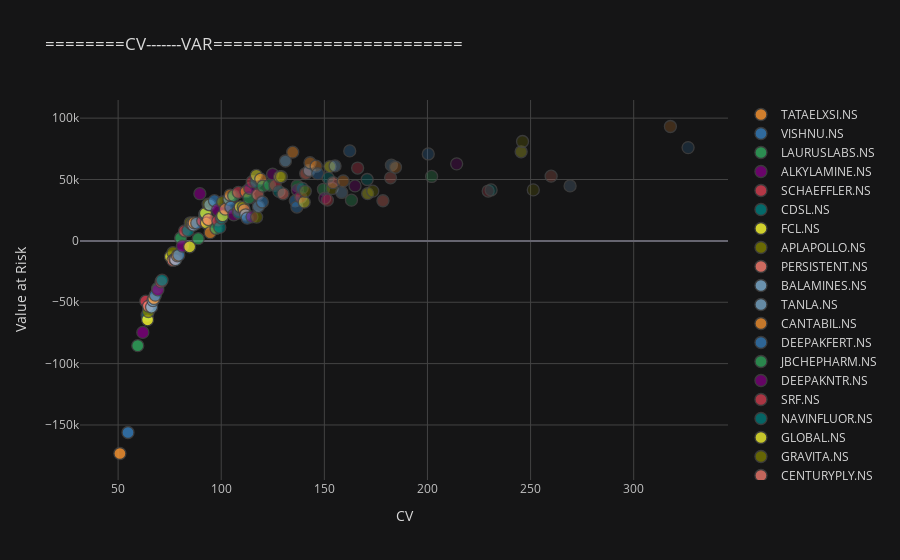

The notebook cell this image was saved under:
### Code cell
df1.iplot(kind="scatter",
              x="CV", y='Value at Risk',
              mode='markers',
              xTitle="CV", yTitle="Value at Risk",
              title="========CV-------VAR=========================", categories="Ticker",theme="solar")

### Figure 1 — Plotly figure (JSON) as saved in the notebook; plotly's stock layout.template omitted (floating-point values rounded to 4 significant figures)
{"data": [{"marker": {"color": "rgba(255, 153, 51, 1.0)", "line": {"width": 1.3}, "opacity": 0.8, "size": 12, "symbol": "circle"}, "mode": "markers", "name": "TATAELXSI.NS", "textfont": {"color": "#D9D9D9"}, "type": "scatter", "x": [50.87], "y": [-173200.0]}, {"marker": {"color": "rgba(55, 128, 191, 1.0)", "line": {"width": 1.3}, "opacity": 0.8, "size": 12, "symbol": "circle"}, "mode": "markers", "name": "VISHNU.NS", "textfont": {"color": "#D9D9D9"}, "type": "scatter", "x": [54.79], "y": [-156100.0]}, {"marker": {"color": "rgba(50, 171, 96, 1.0)", "line": {"width": 1.3}, "opacity": 0.8, "size": 12, "symbol": "circle"}, "mode": "markers", "name": "LAURUSLABS.NS", "textfont": {"color": "#D9D9D9"}, "type": "scatter", "x": [59.52], "y": [-85350.0]}, {"marker": {"color": "rgba(128, 0, 128, 1.0)", "line": {"width": 1.3}, "opacity": 0.8, "size": 12, "symbol": "circle"}, "mode": "markers", "name": "ALKYLAMINE.NS", "textfont": {"color": "#D9D9D9"}, "type": "scatter", "x": [61.97], "y": [-74580.0]}, {"marker": {"color": "rgba(219, 64, 82, 1.0)", "line": {"width": 1.3}, "opacity": 0.8, "size": 12, "symbol": "circle"}, "mode": "markers", "name": "SCHAEFFLER.NS", "textfont": {"color": "#D9D9D9"}, "type": "scatter", "x": [63.43], "y": [-49130.0]}, {"marker": {"color": "rgba(0, 128, 128, 1.0)", "line": {"width": 1.3}, "opacity": 0.8, "size": 12, "symbol": "circle"}, "mode": "markers", "name": "CDSL.NS", "textfont": {"color": "#D9D9D9"}, "type": "scatter", "x": [64.07], "y": [-60630.0]}, {"marker": {"color": "rgba(255, 255, 51, 1.0)", "line": {"width": 1.3}, "opacity": 0.8, "size": 12, "symbol": "circle"}, "mode": "markers", "name": "FCL.NS", "textfont": {"color": "#D9D9D9"}, "type": "scatter", "x": [64.29], "y": [-64310.0]}, {"marker": {"color": "rgba(128, 128, 0, 1.0)", "line": {"width": 1.3}, "opacity": 0.8, "size": 12, "symbol": "circle"}, "mode": "markers", "name": "APLAPOLLO.NS", "textfont": {"color": "#D9D9D9"}, "type": "scatter", "x": [64.66], "y": [-57610.0]}, {"marker": {"color": "rgba(251, 128, 114, 1.0)", "line": {"width": 1.3}, "opacity": 0.8, "size": 12, "symbol": "circle"}, "mode": "markers", "name": "PERSISTENT.NS", "textfont": {"color": "#D9D9D9"}, "type": "scatter", "x": [64.72], "y": [-53160.0]}, {"marker": {"color": "rgba(128, 177, 211, 1.0)", "line": {"width": 1.3}, "opacity": 0.8, "size": 12, "symbol": "circle"}, "mode": "markers", "name": "BALAMINES.NS", "textfont": {"color": "#D9D9D9"}, "type": "scatter", "x": [66.21], "y": [-53950.0]}, {"marker": {"color": "rgba(128, 177, 211, 0.9407407407407407)", "line": {"width": 1.3}, "opacity": 0.8, "size": 12, "symbol": "circle"}, "mode": "markers", "name": "TANLA.NS", "textfont": {"color": "#D9D9D9"}, "type": "scatter", "x": [66.92], "y": [-48590.0]}, {"marker": {"color": "rgba(255, 153, 51, 0.9407407407407407)", "line": {"width": 1.3}, "opacity": 0.8, "size": 12, "symbol": "circle"}, "mode": "markers", "name": "CANTABIL.NS", "textfont": {"color": "#D9D9D9"}, "type": "scatter", "x": [67.37], "y": [-46950.0]}, {"marker": {"color": "rgba(55, 128, 191, 0.9407407407407407)", "line": {"width": 1.3}, "opacity": 0.8, "size": 12, "symbol": "circle"}, "mode": "markers", "name": "DEEPAKFERT.NS", "textfont": {"color": "#D9D9D9"}, "type": "scatter", "x": [68.06], "y": [-44220.0]}, {"marker": {"color": "rgba(50, 171, 96, 0.9407407407407407)", "line": {"width": 1.3}, "opacity": 0.8, "size": 12, "symbol": "circle"}, "mode": "markers", "name": "JBCHEPHARM.NS", "textfont": {"color": "#D9D9D9"}, "type": "scatter", "x": [69.13], "y": [-38670.0]}, {"marker": {"color": "rgba(128, 0, 128, 0.9407407407407407)", "line": {"width": 1.3}, "opacity": 0.8, "size": 12, "symbol": "circle"}, "mode": "markers", "name": "DEEPAKNTR.NS", "textfont": {"color": "#D9D9D9"}, "type": "scatter", "x": [69.29], "y": [-39870.0]}, {"marker": {"color": "rgba(219, 64, 82, 0.9407407407407407)", "line": {"width": 1.3}, "opacity": 0.8, "size": 12, "symbol": "circle"}, "mode": "markers", "name": "SRF.NS", "textfont": {"color": "#D9D9D9"}, "type": "scatter", "x": [70.8], "y": [-33330.0]}, {"marker": {"color": "rgba(0, 128, 128, 0.9407407407407407)", "line": {"width": 1.3}, "opacity": 0.8, "size": 12, "symbol": "circle"}, "mode": "markers", "name": "NAVINFLUOR.NS", "textfont": {"color": "#D9D9D9"}, "type": "scatter", "x": [71.3], "y": [-32070.0]}, {"marker": {"color": "rgba(255, 255, 51, 0.9407407407407407)", "line": {"width": 1.3}, "opacity": 0.8, "size": 12, "symbol": "circle"}, "mode": "markers", "name": "GLOBAL.NS", "textfont": {"color": "#D9D9D9"}, "type": "scatter", "x": [75.41], "y": [-12840.0]}, {"marker": {"color": "rgba(128, 128, 0, 0.9407407407407407)", "line": {"width": 1.3}, "opacity": 0.8, "size": 12, "symbol": "circle"}, "mode": "markers", "name": "GRAVITA.NS", "textfont": {"color": "#D9D9D9"}, "type": "scatter", "x": [76.59], "y": [-9545.0]}, {"marker": {"color": "rgba(251, 128, 114, 0.9407407407407407)", "line": {"width": 1.3}, "opacity": 0.8, "size": 12, "symbol": "circle"}, "mode": "markers", "name": "CENTURYPLY.NS", "textfont": {"color": "#D9D9D9"}, "type": "scatter", "x": [76.6], "y": [-15950.0]}, {"marker": {"color": "rgba(251, 128, 114, 0.8814814814814813)", "line": {"width": 1.3}, "opacity": 0.8, "size": 12, "symbol": "circle"}, "mode": "markers", "name": "TIMKEN.NS", "textfont": {"color": "#D9D9D9"}, "type": "scatter", "x": [77.52], "y": [-15000.0]}, {"marker": {"color": "rgba(128, 177, 211, 0.8814814814814813)", "line": {"width": 1.3}, "opacity": 0.8, "size": 12, "symbol": "circle"}, "mode": "markers", "name": "GRINDWELL.NS", "textfont": {"color": "#D9D9D9"}, "type": "scatter", "x": [77.87], "y": [-15310.0]}, {"marker": {"color": "rgba(255, 153, 51, 0.8814814814814813)", "line": {"width": 1.3}, "opacity": 0.8, "size": 12, "symbol": "circle"}, "mode": "markers", "name": "MINDTREE.NS", "textfont": {"color": "#D9D9D9"}, "type": "scatter", "x": [78.75], "y": [-12160.0]}, {"marker": {"color": "rgba(55, 128, 191, 0.8814814814814813)", "line": {"width": 1.3}, "opacity": 0.8, "size": 12, "symbol": "circle"}, "mode": "markers", "name": "BLUEDART.NS", "textfont": {"color": "#D9D9D9"}, "type": "scatter", "x": [79.41], "y": [-11550.0]}, {"marker": {"color": "rgba(50, 171, 96, 0.8814814814814813)", "line": {"width": 1.3}, "opacity": 0.8, "size": 12, "symbol": "circle"}, "mode": "markers", "name": "VINYLINDIA.NS", "textfont": {"color": "#D9D9D9"}, "type": "scatter", "x": [80.31], "y": [2367.0]}, {"marker": {"color": "rgba(128, 0, 128, 0.8814814814814813)", "line": {"width": 1.3}, "opacity": 0.8, "size": 12, "symbol": "circle"}, "mode": "markers", "name": "KPRMILL.NS", "textfont": {"color": "#D9D9D9"}, "type": "scatter", "x": [81.19], "y": [-4262.0]}, {"marker": {"color": "rgba(219, 64, 82, 0.8814814814814813)", "line": {"width": 1.3}, "opacity": 0.8, "size": 12, "symbol": "circle"}, "mode": "markers", "name": "PITTIENG.NS", "textfont": {"color": "#D9D9D9"}, "type": "scatter", "x": [82.21], "y": [8041.0]}, {"marker": {"color": "rgba(0, 128, 128, 0.8814814814814813)", "line": {"width": 1.3}, "opacity": 0.8, "size": 12, "symbol": "circle"}, "mode": "markers", "name": "TRIDENT.NS", "textfont": {"color": "#D9D9D9"}, "type": "scatter", "x": [83.9], "y": [8437.0]}, {"marker": {"color": "rgba(255, 255, 51, 0.8814814814814813)", "line": {"width": 1.3}, "opacity": 0.8, "size": 12, "symbol": "circle"}, "mode": "markers", "name": "SOLARINDS.NS", "textfont": {"color": "#D9D9D9"}, "type": "scatter", "x": [84.68], "y": [-4837.0]}, {"marker": {"color": "rgba(128, 128, 0, 0.8814814814814813)", "line": {"width": 1.3}, "opacity": 0.8, "size": 12, "symbol": "circle"}, "mode": "markers", "name": "SRHHYPOLTD.NS", "textfont": {"color": "#D9D9D9"}, "type": "scatter", "x": [84.97], "y": [14710.0]}, {"marker": {"color": "rgba(128, 128, 0, 0.8222222222222222)", "line": {"width": 1.3}, "opacity": 0.8, "size": 12, "symbol": "circle"}, "mode": "markers", "name": "GLOBUSSPR.NS", "textfont": {"color": "#D9D9D9"}, "type": "scatter", "x": [85.75], "y": [14120.0]}, {"marker": {"color": "rgba(251, 128, 114, 0.8222222222222222)", "line": {"width": 1.3}, "opacity": 0.8, "size": 12, "symbol": "circle"}, "mode": "markers", "name": "MANINFRA.NS", "textfont": {"color": "#D9D9D9"}, "type": "scatter", "x": [86.0], "y": [13510.0]}, {"marker": {"color": "rgba(128, 177, 211, 0.8222222222222222)", "line": {"width": 1.3}, "opacity": 0.8, "size": 12, "symbol": "circle"}, "mode": "markers", "name": "VIDHIING.NS", "textfont": {"color": "#D9D9D9"}, "type": "scatter", "x": [86.54], "y": [12830.0]}, {"marker": {"color": "rgba(255, 153, 51, 0.8222222222222222)", "line": {"width": 1.3}, "opacity": 0.8, "size": 12, "symbol": "circle"}, "mode": "markers", "name": "GOLDIAM.NS", "textfont": {"color": "#D9D9D9"}, "type": "scatter", "x": [86.84], "y": [14730.0]}, {"marker": {"color": "rgba(55, 128, 191, 0.8222222222222222)", "line": {"width": 1.3}, "opacity": 0.8, "size": 12, "symbol": "circle"}, "mode": "markers", "name": "GULPOLY.NS", "textfont": {"color": "#D9D9D9"}, "type": "scatter", "x": [88.12], "y": [14520.0]}, {"marker": {"color": "rgba(50, 171, 96, 0.8222222222222222)", "line": {"width": 1.3}, "opacity": 0.8, "size": 12, "symbol": "circle"}, "mode": "markers", "name": "RATNAMANI.NS", "textfont": {"color": "#D9D9D9"}, "type": "scatter", "x": [88.84], "y": [1798.0]}, {"marker": {"color": "rgba(128, 0, 128, 0.8222222222222222)", "line": {"width": 1.3}, "opacity": 0.8, "size": 12, "symbol": "circle"}, "mode": "markers", "name": "DSSL.NS", "textfont": {"color": "#D9D9D9"}, "type": "scatter", "x": [89.64], "y": [38420.0]}, {"marker": {"color": "rgba(219, 64, 82, 0.8222222222222222)", "line": {"width": 1.3}, "opacity": 0.8, "size": 12, "symbol": "circle"}, "mode": "markers", "name": "ASTEC.NS", "textfont": {"color": "#D9D9D9"}, "type": "scatter", "x": [91.03], "y": [16130.0]}, {"marker": {"color": "rgba(0, 128, 128, 0.8222222222222222)", "line": {"width": 1.3}, "opacity": 0.8, "size": 12, "symbol": "circle"}, "mode": "markers", "name": "RSYSTEMS.NS", "textfont": {"color": "#D9D9D9"}, "type": "scatter", "x": [91.95], "y": [21470.0]}, {"marker": {"color": "rgba(255, 255, 51, 0.8222222222222222)", "line": {"width": 1.3}, "opacity": 0.8, "size": 12, "symbol": "circle"}, "mode": "markers", "name": "MASTEK.NS", "textfont": {"color": "#D9D9D9"}, "type": "scatter", "x": [92.36], "y": [22530.0]}, {"marker": {"color": "rgba(255, 255, 51, 0.7629629629629628)", "line": {"width": 1.3}, "opacity": 0.8, "size": 12, "symbol": "circle"}, "mode": "markers", "name": "POLYMED.NS", "textfont": {"color": "#D9D9D9"}, "type": "scatter", "x": [92.82], "y": [14580.0]}, {"marker": {"color": "rgba(128, 128, 0, 0.7629629629629628)", "line": {"width": 1.3}, "opacity": 0.8, "size": 12, "symbol": "circle"}, "mode": "markers", "name": "MIRZAINT.NS", "textfont": {"color": "#D9D9D9"}, "type": "scatter", "x": [93.63], "y": [29920.0]}, {"marker": {"color": "rgba(251, 128, 114, 0.7629629629629628)", "line": {"width": 1.3}, "opacity": 0.8, "size": 12, "symbol": "circle"}, "mode": "markers", "name": "ECLERX.NS", "textfont": {"color": "#D9D9D9"}, "type": "scatter", "x": [93.79], "y": [17340.0]}, {"marker": {"color": "rgba(128, 177, 211, 0.7629629629629628)", "line": {"width": 1.3}, "opacity": 0.8, "size": 12, "symbol": "circle"}, "mode": "markers", "name": "KOPRAN.NS", "textfont": {"color": "#D9D9D9"}, "type": "scatter", "x": [94.44], "y": [29420.0]}, {"marker": {"color": "rgba(255, 153, 51, 0.7629629629629628)", "line": {"width": 1.3}, "opacity": 0.8, "size": 12, "symbol": "circle"}, "mode": "markers", "name": "COROMANDEL.NS", "textfont": {"color": "#D9D9D9"}, "type": "scatter", "x": [94.64], "y": [6710.0]}, {"marker": {"color": "rgba(55, 128, 191, 0.7629629629629628)", "line": {"width": 1.3}, "opacity": 0.8, "size": 12, "symbol": "circle"}, "mode": "markers", "name": "JUBLINDS.NS", "textfont": {"color": "#D9D9D9"}, "type": "scatter", "x": [96.7], "y": [32750.0]}, {"marker": {"color": "rgba(50, 171, 96, 0.7629629629629628)", "line": {"width": 1.3}, "opacity": 0.8, "size": 12, "symbol": "circle"}, "mode": "markers", "name": "PAGEIND.NS", "textfont": {"color": "#D9D9D9"}, "type": "scatter", "x": [97.48], "y": [10130.0]}, {"marker": {"color": "rgba(128, 0, 128, 0.7629629629629628)", "line": {"width": 1.3}, "opacity": 0.8, "size": 12, "symbol": "circle"}, "mode": "markers", "name": "ELGIEQUIP.NS", "textfont": {"color": "#D9D9D9"}, "type": "scatter", "x": [98.2], "y": [25260.0]}, {"marker": {"color": "rgba(219, 64, 82, 0.7629629629629628)", "line": {"width": 1.3}, "opacity": 0.8, "size": 12, "symbol": "circle"}, "mode": "markers", "name": "KSB.NS", "textfont": {"color": "#D9D9D9"}, "type": "scatter", "x": [98.41], "y": [16140.0]}, {"marker": {"color": "rgba(0, 128, 128, 0.7629629629629628)", "line": {"width": 1.3}, "opacity": 0.8, "size": 12, "symbol": "circle"}, "mode": "markers", "name": "SFL.NS", "textfont": {"color": "#D9D9D9"}, "type": "scatter", "x": [99.29], "y": [10980.0]}, {"marker": {"color": "rgba(0, 128, 128, 0.7037037037037035)", "line": {"width": 1.3}, "opacity": 0.8, "size": 12, "symbol": "circle"}, "mode": "markers", "name": "MOLDTKPAC.NS", "textfont": {"color": "#D9D9D9"}, "type": "scatter", "x": [100.2], "y": [18640.0]}, {"marker": {"color": "rgba(255, 255, 51, 0.7037037037037035)", "line": {"width": 1.3}, "opacity": 0.8, "size": 12, "symbol": "circle"}, "mode": "markers", "name": "RADICO.NS", "textfont": {"color": "#D9D9D9"}, "type": "scatter", "x": [100.7], "y": [20580.0]}, {"marker": {"color": "rgba(128, 128, 0, 0.7037037037037035)", "line": {"width": 1.3}, "opacity": 0.8, "size": 12, "symbol": "circle"}, "mode": "markers", "name": "AVTNPL.NS", "textfont": {"color": "#D9D9D9"}, "type": "scatter", "x": [100.7], "y": [31680.0]}, {"marker": {"color": "rgba(251, 128, 114, 0.7037037037037035)", "line": {"width": 1.3}, "opacity": 0.8, "size": 12, "symbol": "circle"}, "mode": "markers", "name": "AARTIDRUGS.NS", "textfont": {"color": "#D9D9D9"}, "type": "scatter", "x": [102.0], "y": [25830.0]}, {"marker": {"color": "rgba(128, 177, 211, 0.7037037037037035)", "line": {"width": 1.3}, "opacity": 0.8, "size": 12, "symbol": "circle"}, "mode": "markers", "name": "NELCO.NS", "textfont": {"color": "#D9D9D9"}, "type": "scatter", "x": [103.7], "y": [33840.0]}, {"marker": {"color": "rgba(255, 153, 51, 0.7037037037037035)", "line": {"width": 1.3}, "opacity": 0.8, "size": 12, "symbol": "circle"}, "mode": "markers", "name": "TRIVENI.NS", "textfont": {"color": "#D9D9D9"}, "type": "scatter", "x": [104.3], "y": [37330.0]}, {"marker": {"color": "rgba(55, 128, 191, 0.7037037037037035)", "line": {"width": 1.3}, "opacity": 0.8, "size": 12, "symbol": "circle"}, "mode": "markers", "name": "ESABINDIA.NS", "textfont": {"color": "#D9D9D9"}, "type": "scatter", "x": [104.7], "y": [27460.0]}, {"marker": {"color": "rgba(50, 171, 96, 0.7037037037037035)", "line": {"width": 1.3}, "opacity": 0.8, "size": 12, "symbol": "circle"}, "mode": "markers", "name": "EXPLEOSOL.NS", "textfont": {"color": "#D9D9D9"}, "type": "scatter", "x": [106.0], "y": [36790.0]}, {"marker": {"color": "rgba(128, 0, 128, 0.7037037037037035)", "line": {"width": 1.3}, "opacity": 0.8, "size": 12, "symbol": "circle"}, "mode": "markers", "name": "NH.NS", "textfont": {"color": "#D9D9D9"}, "type": "scatter", "x": [106.1], "y": [21260.0]}, {"marker": {"color": "rgba(219, 64, 82, 0.7037037037037035)", "line": {"width": 1.3}, "opacity": 0.8, "size": 12, "symbol": "circle"}, "mode": "markers", "name": "ACE.NS", "textfont": {"color": "#D9D9D9"}, "type": "scatter", "x": [108.3], "y": [39530.0]}, {"marker": {"color": "rgba(219, 64, 82, 0.6444444444444442)", "line": {"width": 1.3}, "opacity": 0.8, "size": 12, "symbol": "circle"}, "mode": "markers", "name": "APOLLOHOSP.NS", "textfont": {"color": "#D9D9D9"}, "type": "scatter", "x": [108.3], "y": [24700.0]}, {"marker": {"color": "rgba(0, 128, 128, 0.6444444444444442)", "line": {"width": 1.3}, "opacity": 0.8, "size": 12, "symbol": "circle"}, "mode": "markers", "name": "BALKRISIND.NS", "textfont": {"color": "#D9D9D9"}, "type": "scatter", "x": [108.5], "y": [22810.0]}, {"marker": {"color": "rgba(255, 255, 51, 0.6444444444444442)", "line": {"width": 1.3}, "opacity": 0.8, "size": 12, "symbol": "circle"}, "mode": "markers", "name": "BASF.NS", "textfont": {"color": "#D9D9D9"}, "type": "scatter", "x": [109.2], "y": [27780.0]}, {"marker": {"color": "rgba(128, 128, 0, 0.6444444444444442)", "line": {"width": 1.3}, "opacity": 0.8, "size": 12, "symbol": "circle"}, "mode": "markers", "name": "BEL.NS", "textfont": {"color": "#D9D9D9"}, "type": "scatter", "x": [110.7], "y": [27330.0]}, {"marker": {"color": "rgba(251, 128, 114, 0.6444444444444442)", "line": {"width": 1.3}, "opacity": 0.8, "size": 12, "symbol": "circle"}, "mode": "markers", "name": "GUJGASLTD.NS", "textfont": {"color": "#D9D9D9"}, "type": "scatter", "x": [111.1], "y": [25340.0]}, {"marker": {"color": "rgba(128, 177, 211, 0.6444444444444442)", "line": {"width": 1.3}, "opacity": 0.8, "size": 12, "symbol": "circle"}, "mode": "markers", "name": "TITAN.NS", "textfont": {"color": "#D9D9D9"}, "type": "scatter", "x": [111.8], "y": [21250.0]}, {"marker": {"color": "rgba(255, 153, 51, 0.6444444444444442)", "line": {"width": 1.3}, "opacity": 0.8, "size": 12, "symbol": "circle"}, "mode": "markers", "name": "PRAJIND.NS", "textfont": {"color": "#D9D9D9"}, "type": "scatter", "x": [112.0], "y": [40060.0]}, {"marker": {"color": "rgba(55, 128, 191, 0.6444444444444442)", "line": {"width": 1.3}, "opacity": 0.8, "size": 12, "symbol": "circle"}, "mode": "markers", "name": "ASIANPAINT.NS", "textfont": {"color": "#D9D9D9"}, "type": "scatter", "x": [112.6], "y": [18520.0]}, {"marker": {"color": "rgba(50, 171, 96, 0.6444444444444442)", "line": {"width": 1.3}, "opacity": 0.8, "size": 12, "symbol": "circle"}, "mode": "markers", "name": "GRANULES.NS", "textfont": {"color": "#D9D9D9"}, "type": "scatter", "x": [113.4], "y": [34970.0]}, {"marker": {"color": "rgba(128, 0, 128, 0.6444444444444442)", "line": {"width": 1.3}, "opacity": 0.8, "size": 12, "symbol": "circle"}, "mode": "markers", "name": "FIEMIND.NS", "textfont": {"color": "#D9D9D9"}, "type": "scatter", "x": [113.9], "y": [42670.0]}, {"marker": {"color": "rgba(128, 0, 128, 0.585185185185185)", "line": {"width": 1.3}, "opacity": 0.8, "size": 12, "symbol": "circle"}, "mode": "markers", "name": "DIVISLAB.NS", "textfont": {"color": "#D9D9D9"}, "type": "scatter", "x": [114.9], "y": [19590.0]}, {"marker": {"color": "rgba(219, 64, 82, 0.585185185185185)", "line": {"width": 1.3}, "opacity": 0.8, "size": 12, "symbol": "circle"}, "mode": "markers", "name": "POKARNA.NS", "textfont": {"color": "#D9D9D9"}, "type": "scatter", "x": [115.0], "y": [48210.0]}, {"marker": {"color": "rgba(0, 128, 128, 0.585185185185185)", "line": {"width": 1.3}, "opacity": 0.8, "size": 12, "symbol": "circle"}, "mode": "markers", "name": "TALBROAUTO.NS", "textfont": {"color": "#D9D9D9"}, "type": "scatter", "x": [116.9], "y": [47760.0]}, {"marker": {"color": "rgba(255, 255, 51, 0.585185185185185)", "line": {"width": 1.3}, "opacity": 0.8, "size": 12, "symbol": "circle"}, "mode": "markers", "name": "KOTHARIPET.NS", "textfont": {"color": "#D9D9D9"}, "type": "scatter", "x": [117.0], "y": [53370.0]}, {"marker": {"color": "rgba(128, 128, 0, 0.585185185185185)", "line": {"width": 1.3}, "opacity": 0.8, "size": 12, "symbol": "circle"}, "mode": "markers", "name": "PIDILITIND.NS", "textfont": {"color": "#D9D9D9"}, "type": "scatter", "x": [117.2], "y": [19360.0]}, {"marker": {"color": "rgba(251, 128, 114, 0.585185185185185)", "line": {"width": 1.3}, "opacity": 0.8, "size": 12, "symbol": "circle"}, "mode": "markers", "name": "KEI.NS", "textfont": {"color": "#D9D9D9"}, "type": "scatter", "x": [117.7], "y": [37690.0]}, {"marker": {"color": "rgba(128, 177, 211, 0.585185185185185)", "line": {"width": 1.3}, "opacity": 0.8, "size": 12, "symbol": "circle"}, "mode": "markers", "name": "CRISIL.NS", "textfont": {"color": "#D9D9D9"}, "type": "scatter", "x": [118.0], "y": [28030.0]}, {"marker": {"color": "rgba(255, 153, 51, 0.585185185185185)", "line": {"width": 1.3}, "opacity": 0.8, "size": 12, "symbol": "circle"}, "mode": "markers", "name": "SAKSOFT.NS", "textfont": {"color": "#D9D9D9"}, "type": "scatter", "x": [119.1], "y": [50320.0]}, {"marker": {"color": "rgba(55, 128, 191, 0.585185185185185)", "line": {"width": 1.3}, "opacity": 0.8, "size": 12, "symbol": "circle"}, "mode": "markers", "name": "LTI.NS", "textfont": {"color": "#D9D9D9"}, "type": "scatter", "x": [120.0], "y": [31690.0]}, {"marker": {"color": "rgba(50, 171, 96, 0.585185185185185)", "line": {"width": 1.3}, "opacity": 0.8, "size": 12, "symbol": "circle"}, "mode": "markers", "name": "SHANTIGEAR.NS", "textfont": {"color": "#D9D9D9"}, "type": "scatter", "x": [120.2], "y": [44620.0]}, {"marker": {"color": "rgba(50, 171, 96, 0.5259259259259257)", "line": {"width": 1.3}, "opacity": 0.8, "size": 12, "symbol": "circle"}, "mode": "markers", "name": "HIL.NS", "textfont": {"color": "#D9D9D9"}, "type": "scatter", "x": [123.4], "y": [45410.0]}, {"marker": {"color": "rgba(128, 0, 128, 0.5259259259259257)", "line": {"width": 1.3}, "opacity": 0.8, "size": 12, "symbol": "circle"}, "mode": "markers", "name": "VIMTALABS.NS", "textfont": {"color": "#D9D9D9"}, "type": "scatter", "x": [124.9], "y": [54260.0]}, {"marker": {"color": "rgba(219, 64, 82, 0.5259259259259257)", "line": {"width": 1.3}, "opacity": 0.8, "size": 12, "symbol": "circle"}, "mode": "markers", "name": "ADORWELD.NS", "textfont": {"color": "#D9D9D9"}, "type": "scatter", "x": [126.1], "y": [45290.0]}, {"marker": {"color": "rgba(0, 128, 128, 0.5259259259259257)", "line": {"width": 1.3}, "opacity": 0.8, "size": 12, "symbol": "circle"}, "mode": "markers", "name": "ADFFOODS.NS", "textfont": {"color": "#D9D9D9"}, "type": "scatter", "x": [128.0], "y": [40310.0]}, {"marker": {"color": "rgba(255, 255, 51, 0.5259259259259257)", "line": {"width": 1.3}, "opacity": 0.8, "size": 12, "symbol": "circle"}, "mode": "markers", "name": "GUFICBIO.NS", "textfont": {"color": "#D9D9D9"}, "type": "scatter", "x": [128.3], "y": [52160.0]}, {"marker": {"color": "rgba(128, 128, 0, 0.5259259259259257)", "line": {"width": 1.3}, "opacity": 0.8, "size": 12, "symbol": "circle"}, "mode": "markers", "name": "HITECH.NS", "textfont": {"color": "#D9D9D9"}, "type": "scatter", "x": [129.2], "y": [52250.0]}, {"marker": {"color": "rgba(251, 128, 114, 0.5259259259259257)", "line": {"width": 1.3}, "opacity": 0.8, "size": 12, "symbol": "circle"}, "mode": "markers", "name": "JUBLFOOD.NS", "textfont": {"color": "#D9D9D9"}, "type": "scatter", "x": [130.0], "y": [38350.0]}, {"marker": {"color": "rgba(128, 177, 211, 0.5259259259259257)", "line": {"width": 1.3}, "opacity": 0.8, "size": 12, "symbol": "circle"}, "mode": "markers", "name": "MAANALU.NS", "textfont": {"color": "#D9D9D9"}, "type": "scatter", "x": [131.1], "y": [65070.0]}, {"marker": {"color": "rgba(255, 153, 51, 0.5259259259259257)", "line": {"width": 1.3}, "opacity": 0.8, "size": 12, "symbol": "circle"}, "mode": "markers", "name": "PREMIERPOL.NS", "textfont": {"color": "#D9D9D9"}, "type": "scatter", "x": [134.7], "y": [72270.0]}, {"marker": {"color": "rgba(55, 128, 191, 0.5259259259259257)", "line": {"width": 1.3}, "opacity": 0.8, "size": 12, "symbol": "circle"}, "mode": "markers", "name": "HAVELLS.NS", "textfont": {"color": "#D9D9D9"}, "type": "scatter", "x": [135.9], "y": [32590.0]}, {"marker": {"color": "rgba(55, 128, 191, 0.4666666666666664)", "line": {"width": 1.3}, "opacity": 0.8, "size": 12, "symbol": "circle"}, "mode": "markers", "name": "ABBOTINDIA.NS", "textfont": {"color": "#D9D9D9"}, "type": "scatter", "x": [136.7], "y": [27570.0]}, {"marker": {"color": "rgba(50, 171, 96, 0.4666666666666664)", "line": {"width": 1.3}, "opacity": 0.8, "size": 12, "symbol": "circle"}, "mode": "markers", "name": "BHARATRAS.NS", "textfont": {"color": "#D9D9D9"}, "type": "scatter", "x": [136.9], "y": [44860.0]}, {"marker": {"color": "rgba(128, 0, 128, 0.4666666666666664)", "line": {"width": 1.3}, "opacity": 0.8, "size": 12, "symbol": "circle"}, "mode": "markers", "name": "SONATSOFTW.NS", "textfont": {"color": "#D9D9D9"}, "type": "scatter", "x": [136.9], "y": [41410.0]}, {"marker": {"color": "rgba(219, 64, 82, 0.4666666666666664)", "line": {"width": 1.3}, "opacity": 0.8, "size": 12, "symbol": "circle"}, "mode": "markers", "name": "AARTIIND.NS", "textfont": {"color": "#D9D9D9"}, "type": "scatter", "x": [138.5], "y": [35520.0]}, {"marker": {"color": "rgba(0, 128, 128, 0.4666666666666664)", "line": {"width": 1.3}, "opacity": 0.8, "size": 12, "symbol": "circle"}, "mode": "markers", "name": "AMRUTANJAN.NS", "textfont": {"color": "#D9D9D9"}, "type": "scatter", "x": [139.2], "y": [42850.0]}, {"marker": {"color": "rgba(255, 255, 51, 0.4666666666666664)", "line": {"width": 1.3}, "opacity": 0.8, "size": 12, "symbol": "circle"}, "mode": "markers", "name": "AJANTPHARM.NS", "textfont": {"color": "#D9D9D9"}, "type": "scatter", "x": [140.2], "y": [31570.0]}, {"marker": {"color": "rgba(128, 128, 0, 0.4666666666666664)", "line": {"width": 1.3}, "opacity": 0.8, "size": 12, "symbol": "circle"}, "mode": "markers", "name": "KNRCON.NS", "textfont": {"color": "#D9D9D9"}, "type": "scatter", "x": [140.8], "y": [40380.0]}, {"marker": {"color": "rgba(251, 128, 114, 0.4666666666666664)", "line": {"width": 1.3}, "opacity": 0.8, "size": 12, "symbol": "circle"}, "mode": "markers", "name": "GNA.NS", "textfont": {"color": "#D9D9D9"}, "type": "scatter", "x": [140.9], "y": [54870.0]}, {"marker": {"color": "rgba(128, 177, 211, 0.4666666666666664)", "line": {"width": 1.3}, "opacity": 0.8, "size": 12, "symbol": "circle"}, "mode": "markers", "name": "PRECWIRE.NS", "textfont": {"color": "#D9D9D9"}, "type": "scatter", "x": [142.7], "y": [57330.0]}, {"marker": {"color": "rgba(255, 153, 51, 0.4666666666666664)", "line": {"width": 1.3}, "opacity": 0.8, "size": 12, "symbol": "circle"}, "mode": "markers", "name": "HINDCOPPER.NS", "textfont": {"color": "#D9D9D9"}, "type": "scatter", "x": [143.0], "y": [63650.0]}, {"marker": {"color": "rgba(255, 153, 51, 0.40740740740740705)", "line": {"width": 1.3}, "opacity": 0.8, "size": 12, "symbol": "circle"}, "mode": "markers", "name": "PRIMESECU.NS", "textfont": {"color": "#D9D9D9"}, "type": "scatter", "x": [146.0], "y": [60830.0]}, {"marker": {"color": "rgba(55, 128, 191, 0.40740740740740705)", "line": {"width": 1.3}, "opacity": 0.8, "size": 12, "symbol": "circle"}, "mode": "markers", "name": "DCMSHRIRAM.NS", "textfont": {"color": "#D9D9D9"}, "type": "scatter", "x": [146.8], "y": [54790.0]}, {"marker": {"color": "rgba(50, 171, 96, 0.40740740740740705)", "line": {"width": 1.3}, "opacity": 0.8, "size": 12, "symbol": "circle"}, "mode": "markers", "name": "MPHASIS.NS", "textfont": {"color": "#D9D9D9"}, "type": "scatter", "x": [149.5], "y": [42020.0]}, {"marker": {"color": "rgba(128, 0, 128, 0.40740740740740705)", "line": {"width": 1.3}, "opacity": 0.8, "size": 12, "symbol": "circle"}, "mode": "markers", "name": "SUPREMEIND.NS", "textfont": {"color": "#D9D9D9"}, "type": "scatter", "x": [150.2], "y": [34910.0]}, {"marker": {"color": "rgba(219, 64, 82, 0.40740740740740705)", "line": {"width": 1.3}, "opacity": 0.8, "size": 12, "symbol": "circle"}, "mode": "markers", "name": "BERGEPAINT.NS", "textfont": {"color": "#D9D9D9"}, "type": "scatter", "x": [151.5], "y": [33190.0]}, {"marker": {"color": "rgba(0, 128, 128, 0.40740740740740705)", "line": {"width": 1.3}, "opacity": 0.8, "size": 12, "symbol": "circle"}, "mode": "markers", "name": "PUNJABCHEM.NS", "textfont": {"color": "#D9D9D9"}, "type": "scatter", "x": [151.9], "y": [51130.0]}, {"marker": {"color": "rgba(255, 255, 51, 0.40740740740740705)", "line": {"width": 1.3}, "opacity": 0.8, "size": 12, "symbol": "circle"}, "mode": "markers", "name": "INTELLECT.NS", "textfont": {"color": "#D9D9D9"}, "type": "scatter", "x": [152.7], "y": [60530.0]}, {"marker": {"color": "rgba(128, 128, 0, 0.40740740740740705)", "line": {"width": 1.3}, "opacity": 0.8, "size": 12, "symbol": "circle"}, "mode": "markers", "name": "VINATIORGA.NS", "textfont": {"color": "#D9D9D9"}, "type": "scatter", "x": [153.8], "y": [42730.0]}, {"marker": {"color": "rgba(251, 128, 114, 0.40740740740740705)", "line": {"width": 1.3}, "opacity": 0.8, "size": 12, "symbol": "circle"}, "mode": "markers", "name": "LTTS.NS", "textfont": {"color": "#D9D9D9"}, "type": "scatter", "x": [154.2], "y": [47390.0]}, {"marker": {"color": "rgba(128, 177, 211, 0.40740740740740705)", "line": {"width": 1.3}, "opacity": 0.8, "size": 12, "symbol": "circle"}, "mode": "markers", "name": "APCOTEXIND.NS", "textfont": {"color": "#D9D9D9"}, "type": "scatter", "x": [155.2], "y": [61070.0]}, {"marker": {"color": "rgba(128, 177, 211, 0.34814814814814793)", "line": {"width": 1.3}, "opacity": 0.8, "size": 12, "symbol": "circle"}, "mode": "markers", "name": "IPCALAB.NS", "textfont": {"color": "#D9D9D9"}, "type": "scatter", "x": [158.4], "y": [39450.0]}, {"marker": {"color": "rgba(255, 153, 51, 0.34814814814814793)", "line": {"width": 1.3}, "opacity": 0.8, "size": 12, "symbol": "circle"}, "mode": "markers", "name": "HATSUN.NS", "textfont": {"color": "#D9D9D9"}, "type": "scatter", "x": [159.2], "y": [48770.0]}, {"marker": {"color": "rgba(55, 128, 191, 0.34814814814814793)", "line": {"width": 1.3}, "opacity": 0.8, "size": 12, "symbol": "circle"}, "mode": "markers", "name": "CYBERTECH.NS", "textfont": {"color": "#D9D9D9"}, "type": "scatter", "x": [162.3], "y": [73290.0]}, {"marker": {"color": "rgba(50, 171, 96, 0.34814814814814793)", "line": {"width": 1.3}, "opacity": 0.8, "size": 12, "symbol": "circle"}, "mode": "markers", "name": "ALKEM.NS", "textfont": {"color": "#D9D9D9"}, "type": "scatter", "x": [163.1], "y": [33160.0]}, {"marker": {"color": "rgba(128, 0, 128, 0.34814814814814793)", "line": {"width": 1.3}, "opacity": 0.8, "size": 12, "symbol": "circle"}, "mode": "markers", "name": "SUNDRMFAST.NS", "textfont": {"color": "#D9D9D9"}, "type": "scatter", "x": [164.9], "y": [44780.0]}, {"marker": {"color": "rgba(219, 64, 82, 0.34814814814814793)", "line": {"width": 1.3}, "opacity": 0.8, "size": 12, "symbol": "circle"}, "mode": "markers", "name": "TCI.NS", "textfont": {"color": "#D9D9D9"}, "type": "scatter", "x": [166.1], "y": [59320.0]}, {"marker": {"color": "rgba(0, 128, 128, 0.34814814814814793)", "line": {"width": 1.3}, "opacity": 0.8, "size": 12, "symbol": "circle"}, "mode": "markers", "name": "CCL.NS", "textfont": {"color": "#D9D9D9"}, "type": "scatter", "x": [170.8], "y": [50010.0]}, {"marker": {"color": "rgba(255, 255, 51, 0.34814814814814793)", "line": {"width": 1.3}, "opacity": 0.8, "size": 12, "symbol": "circle"}, "mode": "markers", "name": "HCLTECH.NS", "textfont": {"color": "#D9D9D9"}, "type": "scatter", "x": [171.0], "y": [38510.0]}, {"marker": {"color": "rgba(128, 128, 0, 0.34814814814814793)", "line": {"width": 1.3}, "opacity": 0.8, "size": 12, "symbol": "circle"}, "mode": "markers", "name": "INFY.NS", "textfont": {"color": "#D9D9D9"}, "type": "scatter", "x": [173.5], "y": [40530.0]}, {"marker": {"color": "rgba(251, 128, 114, 0.34814814814814793)", "line": {"width": 1.3}, "opacity": 0.8, "size": 12, "symbol": "circle"}, "mode": "markers", "name": "NESTLEIND.NS", "textfont": {"color": "#D9D9D9"}, "type": "scatter", "x": [178.4], "y": [32700.0]}, {"marker": {"color": "rgba(251, 128, 114, 0.2888888888888886)", "line": {"width": 1.3}, "opacity": 0.8, "size": 12, "symbol": "circle"}, "mode": "markers", "name": "LALPATHLAB.NS", "textfont": {"color": "#D9D9D9"}, "type": "scatter", "x": [182.1], "y": [51360.0]}, {"marker": {"color": "rgba(128, 177, 211, 0.2888888888888886)", "line": {"width": 1.3}, "opacity": 0.8, "size": 12, "symbol": "circle"}, "mode": "markers", "name": "FSL.NS", "textfont": {"color": "#D9D9D9"}, "type": "scatter", "x": [182.5], "y": [61690.0]}, {"marker": {"color": "rgba(255, 153, 51, 0.2888888888888886)", "line": {"width": 1.3}, "opacity": 0.8, "size": 12, "symbol": "circle"}, "mode": "markers", "name": "VAIBHAVGBL.NS", "textfont": {"color": "#D9D9D9"}, "type": "scatter", "x": [184.5], "y": [59990.0]}, {"marker": {"color": "rgba(55, 128, 191, 0.2888888888888886)", "line": {"width": 1.3}, "opacity": 0.8, "size": 12, "symbol": "circle"}, "mode": "markers", "name": "HIKAL.NS", "textfont": {"color": "#D9D9D9"}, "type": "scatter", "x": [200.4], "y": [70810.0]}, {"marker": {"color": "rgba(50, 171, 96, 0.2888888888888886)", "line": {"width": 1.3}, "opacity": 0.8, "size": 12, "symbol": "circle"}, "mode": "markers", "name": "TTKPRESTIG.NS", "textfont": {"color": "#D9D9D9"}, "type": "scatter", "x": [202.0], "y": [52480.0]}, {"marker": {"color": "rgba(128, 0, 128, 0.2888888888888886)", "line": {"width": 1.3}, "opacity": 0.8, "size": 12, "symbol": "circle"}, "mode": "markers", "name": "CIGNITITEC.NS", "textfont": {"color": "#D9D9D9"}, "type": "scatter", "x": [214.1], "y": [62740.0]}, {"marker": {"color": "rgba(219, 64, 82, 0.2888888888888886)", "line": {"width": 1.3}, "opacity": 0.8, "size": 12, "symbol": "circle"}, "mode": "markers", "name": "HINDUNILVR.NS", "textfont": {"color": "#D9D9D9"}, "type": "scatter", "x": [229.4], "y": [40600.0]}, {"marker": {"color": "rgba(0, 128, 128, 0.2888888888888886)", "line": {"width": 1.3}, "opacity": 0.8, "size": 12, "symbol": "circle"}, "mode": "markers", "name": "TCS.NS", "textfont": {"color": "#D9D9D9"}, "type": "scatter", "x": [230.9], "y": [41490.0]}, {"marker": {"color": "rgba(255, 255, 51, 0.2888888888888886)", "line": {"width": 1.3}, "opacity": 0.8, "size": 12, "symbol": "circle"}, "mode": "markers", "name": "MOLDTECH.NS", "textfont": {"color": "#D9D9D9"}, "type": "scatter", "x": [245.4], "y": [72590.0]}, {"marker": {"color": "rgba(128, 128, 0, 0.2888888888888886)", "line": {"width": 1.3}, "opacity": 0.8, "size": 12, "symbol": "circle"}, "mode": "markers", "name": "MOREPENLAB.NS", "textfont": {"color": "#D9D9D9"}, "type": "scatter", "x": [246.1], "y": [80980.0]}, {"marker": {"color": "rgba(128, 128, 0, 0.22962962962962924)", "line": {"width": 1.3}, "opacity": 0.8, "size": 12, "symbol": "circle"}, "mode": "markers", "name": "MARICO.NS", "textfont": {"color": "#D9D9D9"}, "type": "scatter", "x": [251.3], "y": [41530.0]}, {"marker": {"color": "rgba(251, 128, 114, 0.22962962962962924)", "line": {"width": 1.3}, "opacity": 0.8, "size": 12, "symbol": "circle"}, "mode": "markers", "name": "TECHM.NS", "textfont": {"color": "#D9D9D9"}, "type": "scatter", "x": [260.0], "y": [52710.0]}, {"marker": {"color": "rgba(128, 177, 211, 0.22962962962962924)", "line": {"width": 1.3}, "opacity": 0.8, "size": 12, "symbol": "circle"}, "mode": "markers", "name": "BRITANNIA.NS", "textfont": {"color": "#D9D9D9"}, "type": "scatter", "x": [269.2], "y": [44780.0]}, {"marker": {"color": "rgba(255, 153, 51, 0.22962962962962924)", "line": {"width": 1.3}, "opacity": 0.8, "size": 12, "symbol": "circle"}, "mode": "markers", "name": "THEJO.NS", "textfont": {"color": "#D9D9D9"}, "type": "scatter", "x": [317.8], "y": [93180.0]}, {"marker": {"color": "rgba(55, 128, 191, 0.22962962962962924)", "line": {"width": 1.3}, "opacity": 0.8, "size": 12, "symbol": "circle"}, "mode": "markers", "name": "PRESTIGE.NS", "textfont": {"color": "#D9D9D9"}, "type": "scatter", "x": [326.4], "y": [75970.0]}], "layout": {"legend": {"bgcolor": "#151516", "font": {"color": "#D9D9D9"}}, "paper_bgcolor": "#151516", "plot_bgcolor": "#151516", "title": {"font": {"color": "#D9D9D9"}, "text": "========CV-------VAR========================="}, "xaxis": {"gridcolor": "#434343", "showgrid": true, "tickfont": {"color": "#C2C2C2"}, "title": {"font": {"color": "#D9D9D9"}, "text": "CV"}, "zerolinecolor": "#666570"}, "yaxis": {"gridcolor": "#434343", "showgrid": true, "tickfont": {"color": "#C2C2C2"}, "title": {"font": {"color": "#D9D9D9"}, "text": "Value at Risk"}, "zerolinecolor": "#666570"}}}
